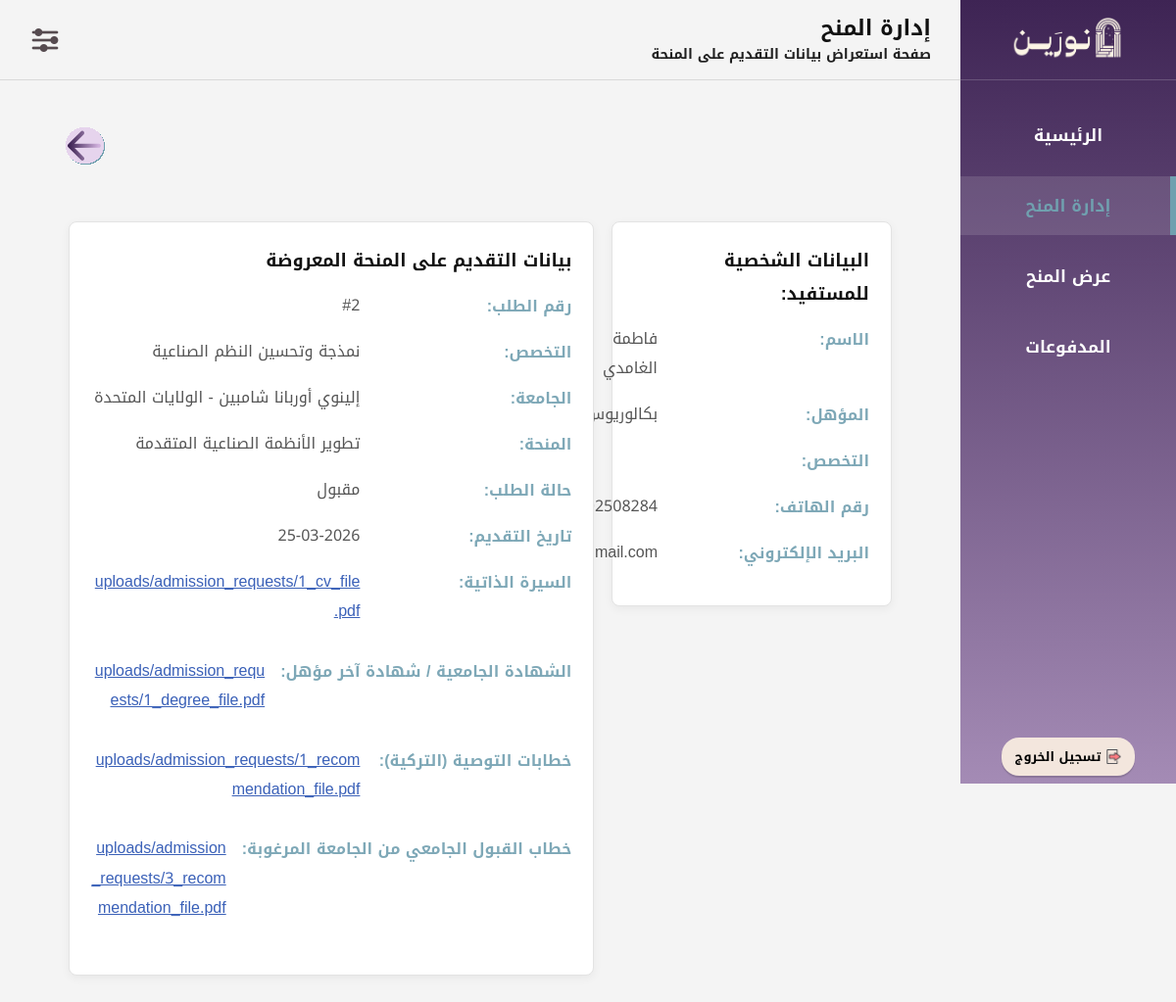
The page /Inv07_StudentDetails.php?request_id=2 (signed in) on the database its author committed.
### tables this page shows
CREATE TABLE `scholarship_requests` (
  `request_id` int(11) NOT NULL,
  `scholarship_id` int(11) NOT NULL,
  `bnf_id` int(11) NOT NULL,
  `Submit_date` date NOT NULL,
  `request_status` enum('مقبول','مرفوض','تحت المراجعة','منتهي','ملغي') NOT NULL DEFAULT 'تحت المراجعة',
  `major_name` varchar(100) NOT NULL,
  `univ_name` varchar(100) NOT NULL
);

CREATE TABLE `beneficiary` (
  `bnf_id` int(11) NOT NULL,
  `email` varchar(100) NOT NULL,
  `f_name` varchar(50) NOT NULL,
  `l_name` varchar(50) NOT NULL,
  `phone_num` varchar(15) NOT NULL,
  `password` varchar(255) NOT NULL,
  `degree_level` enum('ثانوي','بكالوريوس','ماجستير','') NOT NULL,
  `account_status` enum('نشط','محظور') NOT NULL DEFAULT 'نشط',
  `sch_field` varchar(100) NOT NULL
);

CREATE TABLE `scholarship_opps` (
  `scholarship_id` int(11) NOT NULL,
  `sch_field` enum('تقني وحوسبي','علوم طبيعية','صناعي وتشغيلي','ادراي','قانوني','اجتماعي وانساني','تصميمي','اقتصادي','إعلامي','بيئي','لوجيستي','صحي') NOT NULL,
  `inv_id` int(11) NOT NULL,
  `sch_name` varchar(100) NOT NULL,
  `requirements` text NOT NULL,
  `study_level` enum('بكالوريوس','ماجستير','دكتوراه') NOT NULL,
  `Specializations` text NOT NULL,
  `app_deadline` datetime NOT NULL
);

CREATE TABLE `scholarship_request_documents` (
  `doc_id` int(11) NOT NULL,
  `request_id` int(11) NOT NULL,
  `doc_type` varchar(150) NOT NULL,
  `file_name` varchar(150) NOT NULL,
  `file` varchar(255) NOT NULL
);

### Inv07_StudentDetails.php (the view, shortened to what this page needs)
<?php
$con = mysqli_connect("localhost", "root", "", "noreen");
mysqli_set_charset($con, "utf8mb4");
$inv_id = $_SESSION['inv_id'];
$request_id = (int)$_GET['request_id'];
function file_link($file){
    $file = trim($file);
    if(strpos($file, 'uploads/') === 0 || strpos($file, 'http://') === 0 || strpos($file, 'https://') === 0){
        return $file;
    }
    return 'uploads/' . $file;
}
$sql = "SELECT
scholarship_requests.request_id,
scholarship_requests.bnf_id,
scholarship_requests.scholarship_id,
scholarship_requests.univ_name,
scholarship_requests.major_name,
scholarship_requests.request_status,
scholarship_requests.Submit_date,
beneficiary.f_name,
beneficiary.l_name,
beneficiary.phone_num,
beneficiary.email,
beneficiary.degree_level,
beneficiary.sch_field,
scholarship_opps.sch_name
FROM scholarship_requests
INNER JOIN beneficiary ON scholarship_requests.bnf_id = beneficiary.bnf_id
INNER JOIN scholarship_opps ON scholarship_requests.scholarship_id = scholarship_opps.scholarship_id
WHERE scholarship_requests.request_id = ?
AND scholarship_opps.inv_id = ?";
$stmt = mysqli_prepare($con, $sql);
mysqli_stmt_bind_param($stmt, "ii", $request_id, $inv_id);
mysqli_stmt_execute($stmt);
$result = mysqli_stmt_get_result($stmt);
$row = mysqli_fetch_assoc($result);
$documents = [];
$doc_stmt = mysqli_prepare($con, "SELECT doc_type, file_name, file FROM scholarship_request_documents WHERE request_id = ? ORDER BY doc_id ASC");
mysqli_stmt_bind_param($doc_stmt, "i", $request_id);
mysqli_stmt_execute($doc_stmt);
$doc_result = mysqli_stmt_get_result($doc_stmt);
while ($doc_row = mysqli_fetch_assoc($doc_result)) {
    $documents[] = $doc_row;
}
$cv_file = "";
$certificate_file = "";
$recommendation_file = "";
$acceptance_file = "";
foreach ($documents as $doc) {
    if ($doc["doc_type"] == "CV") {
        $cv_file = $doc["file"];
    } elseif ($doc["doc_type"] == "Certificate") {
        $certificate_file = $doc["file"];
    } elseif ($doc["doc_type"] == "Recommendation") {
        $recommendation_file = $doc["file"];
    } elseif ($doc["doc_type"] == "Acceptance") {
        $acceptance_file = $doc["file"];
    }
}
?>
<!DOCTYPE html>
<html lang="ar" dir="rtl">
<head>
<link rel="stylesheet" href="CSS01Layout.css?v=3">
</head>
<body>
<div class="layout">
<aside class="sidebar">
<div class="sidebar-top">
<div class="sidebar-logo">
<img src="شعار نورين.png" alt="نورين">
</div>
<ul class="sidebar-menu">
<li><a href="Inv00_MainPage.php">الرئيسية</a></li>
<li><a href="Inv06_ManageScholarships.php" class="active">إدارة المنح</a></li>
<li><a href="Inv04_CreateScholarship.php">عرض المنح</a></li>
<li><a href="Inv10_Payments.php">المدفوعات</a></li>
</ul>
</div>
<div class="sidebar-bottom">
<form action="logout.php" method="post">
<button type="submit" class="logout-btn">
<img src="ايقونة تسجيل الخروج.png" class="logout-icon" alt="تسجيل الخروج">
<b>تسجيل الخروج</b>
</button>
</form>
</div>
</aside>
<div class="main-content">
<header class="header">
    <div class="page-heading">
<h1 class="page-title">إدارة المنح</h1>
<p class="page-description">صفحة استعراض بيانات التقديم على المنحة</p>
</div>
<div class="header-icons">
<div class="settings-dropdown">
<img src="ايقونة قائمة الاعدادات.png" class="menu-icon" alt="الإعدادات">
</div>
</div>
</header>
<section class="page">
<div class="page-top">
<div class="back-btn">
<a href="Inv06_ManageScholarships.php">
        <img src="سهم تراجع.svg" width="40">
</a>
</div>
</div>
<div class="student-page">
<div class="data-grid">
<div class="data-box right-box">
<div class="section-title">البيانات الشخصية للمستفيد:</div>
<div class="info-row">
<div class="info-label">الاسم:</div>
<div class="info-value"><?php echo htmlspecialchars($row['f_name'])." ".htmlspecialchars($row['l_name']); ?></div>
</div>
<div class="info-row">
<div class="info-label">المؤهل:</div>
<div class="info-value"><?php echo htmlspecialchars($row['degree_level']); ?></div>
</div>
<div class="info-row">
<div class="info-label">التخصص:</div>
</div>
<div class="info-row">
<div class="info-label">رقم الهاتف:</div>
<div class="info-value"><?php echo htmlspecialchars($row['phone_num']); ?></div>
</div>
<div class="info-row">
<div class="info-label">البريد الإلكتروني:</div>
<div class="info-value"><?php echo htmlspecialchars($row['email']); ?></div>
</div>
</div>
<div class="data-box left-box">
<div class="section-title">بيانات التقديم على المنحة المعروضة</div>
<div class="info-row">
<div class="info-label">رقم الطلب:</div>
<div class="info-value">#<?php echo htmlspecialchars($row['request_id']); ?></div>
</div>
<div class="info-row">
<div class="info-label">التخصص:</div>
<div class="info-value"><?php echo htmlspecialchars($row['major_name']); ?></div>
</div>
<div class="info-row">
<div class="info-label">الجامعة:</div>
<div class="info-value"><?php echo htmlspecialchars($row['univ_name']); ?></div>
</div>
<div class="info-row">
<div class="info-label">المنحة:</div>
<div class="info-value"><?php echo htmlspecialchars($row['sch_name']); ?></div>
</div>
<div class="info-row">
<div class="info-label">حالة الطلب:</div>
<div class="info-value"><?php echo htmlspecialchars($row['request_status']); ?></div>
</div>
<div class="info-row">
<div class="info-label">تاريخ التقديم:</div>
<div class="info-value"><span class="date-fix"><?php echo date("d-m-Y", strtotime($row['Submit_date'])); ?></span></div>
</div>
<div class="info-row">
<div class="info-label">السيرة الذاتية:</div>
<div class="info-value">
<?php if ($cv_file != ""): ?>
<a class="file-link" href="<?php echo htmlspecialchars(file_link($cv_file)); ?>" target="_blank"><?php echo htmlspecialchars($cv_file); ?></a>
<?php else: ?>
<span class="no-file">لا يوجد ملف</span>
<?php endif; ?>
</div>
</div>
<div class="info-row">
<div class="info-label">الشهادة الجامعية / شهادة آخر مؤهل:</div>
<div class="info-value">
<?php if ($certificate_file != ""): ?>
<a class="file-link" href="<?php echo htmlspecialchars(file_link($certificate_file)); ?>" target="_blank"><?php echo htmlspecialchars($certificate_file); ?></a>
<?php else: ?>
<span class="no-file">لا يوجد ملف</span>
<?php endif; ?>
</div>
</div>
<div class="info-row">
<div class="info-label">خطابات التوصية (التركية):</div>
<div class="info-value">
<?php if ($recommendation_file != ""): ?>
<a class="file-link" href="<?php echo htmlspecialchars(file_link($recommendation_file)); ?>" target="_blank"><?php echo htmlspecialchars($recommendation_file); ?></a>
<?php else: ?>
<span class="no-file">لا يوجد ملف</span>
<?php endif; ?>
</div>
</div>
<div class="info-row">
<div class="info-label">خطاب القبول الجامعي من الجامعة المرغوبة:</div>
<div class="info-value">
<?php if ($acceptance_file != ""): ?>
<a class="file-link" href="<?php echo htmlspecialchars(file_link($acceptance_file)); ?>" target="_blank"><?php echo htmlspecialchars($acceptance_file); ?></a>
<?php else: ?>
<span class="no-file">لا يوجد ملف</span>
<?php endif; ?>
</div>
</div>
</div>
</div>
</div>
</section>
</div>
</div>
</body>
</html>

### CSS01Layout.css (style rules this page uses)
* { margin:0; padding:0; box-sizing:border-box; font-family:"Noto Kufi Arabic",sans-serif; text-decoration:none; }
body { background:#F4F4F4; direction:rtl; }
.layout { display:flex; min-height:100vh; }
.sidebar { width:220px; height:100vh; position:fixed; top:0; right:0; background:linear-gradient(to bottom,#3E2454,#A48BB5); color:#FFFFFF; display:flex; flex-direction:column; justify-content:space-between; z-index:1000; }
.sidebar-top { width:100%; }
.sidebar-logo { height:82px; display:flex; align-items:center; justify-content:center; border-bottom:1px solid rgba(255,255,255,0.18); }
.sidebar-logo img { width:120px; height:auto; object-fit:contain; }
.sidebar-menu { list-style:none; margin-top:26px; }
.sidebar-menu li { margin-bottom:12px; }
.sidebar-menu a { color:#FFFFFF; font-size:17px; font-weight:600; display:block; padding:14px 22px; text-align:center; transition:.25s; position:relative; }
.sidebar-menu a.active { color:#70A0AF; background:rgba(255,255,255,0.12); }
.sidebar-menu a.active::after { content:""; position:absolute; right:0; top:0; width:6px; height:100%; background:#70A0AF; }
.sidebar-bottom { padding:0 10px 8px; display:flex; justify-content:center; }
.logout-btn { background:#F3E6DD; border:none; border-radius:18px; padding:7px 14px; font-size:13px; cursor:pointer; display:flex; align-items:center; gap:6px; box-shadow:0 2px 1px rgba(0,0,0,0.15); transition:transform .3s, box-shadow .3s; }
.logout-icon { width:15px; height:15px; object-fit:contain; }
.main-content { margin-right:220px; width:calc(100% - 220px); min-height:100vh; display:flex; flex-direction:column; }
.header { min-height:82px; position:sticky; top:0; z-index:900; border-bottom:1px solid #d9d9d9; background:#F4F4F4; display:flex; flex-direction:row; align-items:center; justify-content:space-between; padding:10px 30px; }
.page-heading { display:flex; flex-direction:column; align-items:flex-end; justify-content:flex-start; text-align:right; }
.page-title { font-size:22px; font-weight:700; color:#111111; line-height:1.4; text-align:right; width:100%; }
.page-description { font-size:14px; font-weight:600; color:#1f1f1f; line-height:1.6; text-align:right; }
.header-icons { display:flex; align-items:center; }
.settings-dropdown { position:relative; display:inline-block; }
.settings-dropdown::after { content:""; position:absolute; top:100%; left:0; width:100%; height:10px; }
.menu-icon { width:32px; height:32px; cursor:pointer; display:block; object-fit:contain; }
.page { padding:30px; }
.page-top { display:flex; justify-content:space-between; align-items:center; padding:25px 40px; }

### Inv07_StudentDetails.php (style rules this page uses)
.back-btn { width:34px; height:34px; display:flex; align-items:center; justify-content:center; }
.student-page { padding:30px 40px 60px; }
.section-title { font-size:18px; font-weight:700; color:#111111; margin-bottom:14px; text-align:right; }
.data-grid { display:flex; gap:18px; align-items:flex-start; }
.data-box { background:#FFFFFF; border:1px solid #E3E3E3; border-radius:8px; padding:22px; box-shadow:0 3px 10px rgba(0,0,0,0.05); }
.right-box { width:34%; }
.left-box { width:66%; }
.info-row { display:flex; justify-content:space-between; align-items:flex-start; margin-bottom:16px; gap:16px; }
.info-label { font-size:16px; font-weight:700; color:#7EA8B7; min-width:200px; }
.info-value { font-size:16px; color:#555555; line-height:1.9; flex:1; }
.file-link { color:#3B61B8; text-decoration:underline; display:inline-block; margin-bottom:14px; word-break:break-word; }
.date-fix { direction:ltr; unicode-bidi:isolate; display:inline-block; }

### rows shown on the page
scholarship_requests: bnf.f_name "فاطمة", bnf.l_name "الغامدي", bnf.degree_level "بكالوريوس", bnf.phone_num "0502508284", request_id "2", major_name "نمذجة وتحسين النظم الصناعية", univ_name "إلينوي أوربانا شامبين - الولايات المتحدة", scholarship.sch_name "تطوير الأنظمة الصناعية المتقدمة", request_status "مقبول", Submit_date "25-03-2026"
scholarship_request_documents: file "uploads/admission_requests/1_cv_file.pdf"
scholarship_request_documents: file "uploads/admission_requests/1_degree_file.pdf"
scholarship_request_documents: file "uploads/admission_requests/1_recommendation_file.pdf"
scholarship_request_documents: file "uploads/admission_requests/3_recommendation_file.pdf"
